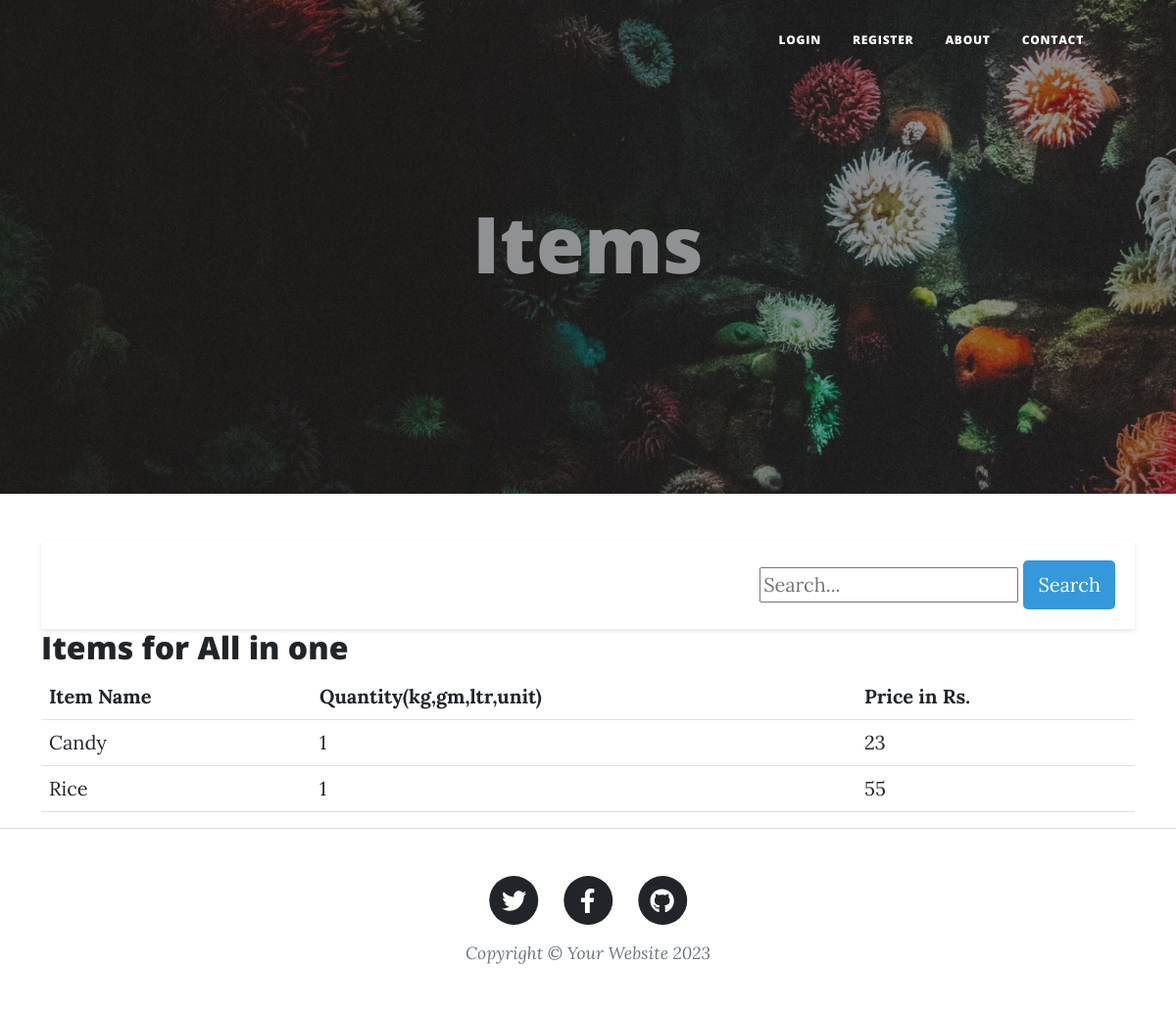
The app's page /all_items/1 with its own data.
### main.py (models this page shows)
class Shop(db.Model):
    __tablename__ = "shop"
    id = db.Column(db.Integer, primary_key=True)
    name = db.Column(db.String(100), nullable=False)
    address = db.Column(db.String(200), nullable=False)
    admin_id = db.Column(db.Integer, db.ForeignKey('admin.id'), nullable=False)
    items = db.relationship('Item', backref='shop', lazy=True)

class Item(db.Model):
    __tablename__ = "item"
    id = db.Column(db.Integer, primary_key=True)
    name = db.Column(db.String(100), nullable=False)
    quantity = db.Column(db.Integer, nullable=False)
    price = db.Column(db.Integer, nullable=False)
    created_at = db.Column(db.DateTime, default=datetime.utcnow, nullable=False)
    shop_id = db.Column(db.Integer, db.ForeignKey('shop.id'), nullable=False)

### main.py (the view)
@app.route('/all_items/<int:shop_id>', methods=['GET'])
def all_items(shop_id):
    result1 = db.session.execute(db.select(Shop))
    shops = result1.scalars().all()
    selected_shop = next((shop for shop in shops if shop.id == shop_id), None)
    result2 = db.session.execute(db.select(Item).where(Item.shop_id == shop_id))
    items = result2.scalars().all()
    return render_template('all_items.html', shops=shops, items=items, selected_shop=selected_shop)

### templates/all_items.html (shortened to what this page needs)
{% include "headeruser.html" %}
<header
  class="masthead"
  style="background-image: url('../static/assets/img/home-bg.jpg')"
>
  <div class="page-heading">
          <h1>Items</h1>
  </div>
  </header>
<body>
  <div class="container">
    <div class="row">
      <div class="col-md-12">
        <div class="search-container">
          <input id="searchInput" type="text" onkeyup="myFunction()" class="searchInput" placeholder="Search...">
          <button class="search-button">Search</button>
        </div>
      </div>
    </div>
    <h2>Items for {{ selected_shop.name }}</h2>
    {% if items %}
      <table id="myTable" class="table">
        <thead>
          <tr>
            <th>Item Name</th>
            <th>Quantity(kg,gm,ltr,unit)</th>
            <th>Price in Rs.</th>
          </tr>
        </thead>
        <tbody>
          {% for item in items %}
            <tr>
              <td>{{ item.name }}</td>
              <td>{{ item.quantity }}</td>
              <td>{{ item.price }}</td>
            </tr>
          {% endfor %}
        </tbody>
      </table>
    {% else %}
      <p>No items available for {{ selected_shop.name }}.</p>
    {% endif %}
  </div>
</body>
{% include "footer.html" %}

### templates/all_items.html (style rules this page uses)
.search-container { text-align: right; padding: 20px; background-color: #fff; box-shadow: 0 2px 4px rgba(0, 0, 0, 0.1); }
.search-button { padding: 10px 15px; border: none; background-color: #3498db; color: #fff; border-radius: 5px; cursor: pointer; outline: none; }

### records on screen
Shop: name "All in one"
Item: name "Candy", quantity "1", price "23"
Item: name "Rice", quantity "1", price "55"
